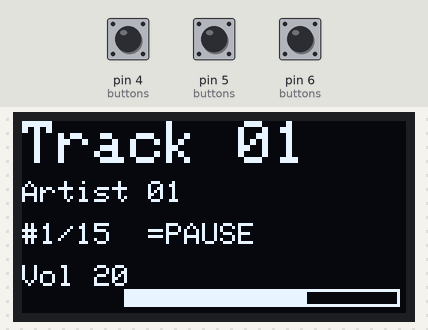
The sketch below on a simulated Arduino Nano, built with avr-gcc and run on an emulated ATmega328P. Shown: 128×64 one-colour display. The test bench sets the inputs (shaded band); at power-on: pin 4 (buttons) HIGH, pin 5 (buttons) HIGH, pin 6 (buttons) HIGH. The audio player accepts every command and is not drawn.

Above: at 2.2 s.
2.3 s: pin 4 (buttons) pulled LOW for 0.15 s
At 3.1 s:
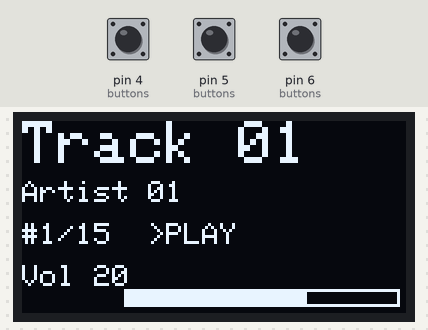
3.9 s: pin 4 (buttons) pulled LOW for 1 s
At 4.2 s:
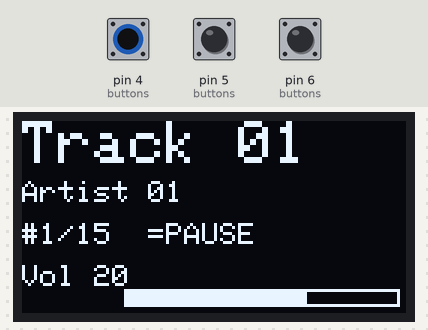
6.4 s: pin 5 (buttons) pulled LOW for 0.15 s
At 7.3 s:
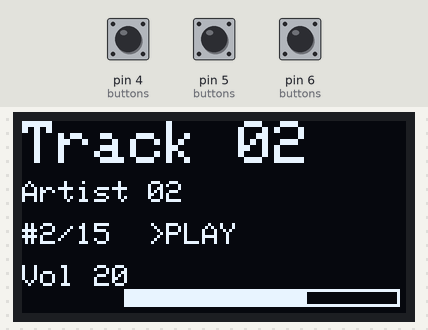
8.0 s: pin 5 (buttons) pulled LOW for 1 s
At 8.5 s:
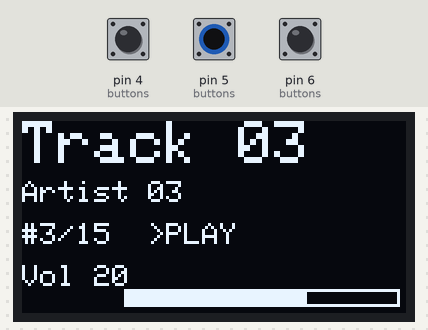
Timing chart, 0 to 11.0 s (numbered marks = the images above; inputs shaded):
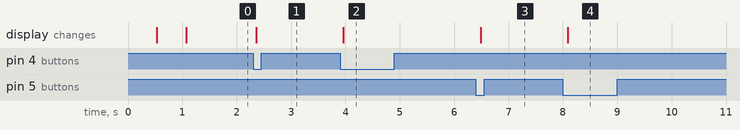

The sketch:

mp3-player-2.ino
```cpp
#include <Wire.h>
#include <Adafruit_GFX.h>
#include <Adafruit_SSD1306.h>
#include <SoftwareSerial.h>
#include <DFRobotDFPlayerMini.h>

// ---------------- Display ----------------
Adafruit_SSD1306 display(128, 64, &Wire, -1);
#define OLED_ADDR 0x3C            // <-- set to whatever your I2C scanner reported (0x3C or 0x3D)

// ---------------- DFPlayer ----------------
// SoftwareSerial(RX, TX): D2 = Nano RX  <- DFPlayer TX
//                         D3 = Nano TX  -> DFPlayer RX (through 1k resistor)
SoftwareSerial dfSerial(2, 3);
DFRobotDFPlayerMini player;

// ---------------- Buttons ----------------
const uint8_t BTN_PLAY = 4;
const uint8_t BTN_NEXT = 5;
const uint8_t BTN_PREV = 6;
const uint8_t buttons[] = {BTN_PLAY, BTN_NEXT, BTN_PREV};
const uint8_t NUM_BTNS = 3;

uint8_t lastReading[NUM_BTNS], stableState[NUM_BTNS];
unsigned long lastChange[NUM_BTNS];
const unsigned long DEBOUNCE_MS = 30;

// ---------------- Track table (placeholders, stored in flash) ----------------
const uint8_t NUM_TRACKS = 15;

const char t0[]  PROGMEM = "Track 01";   const char a0[]  PROGMEM = "Artist 01";
const char t1[]  PROGMEM = "Track 02";   const char a1[]  PROGMEM = "Artist 02";
const char t2[]  PROGMEM = "Track 03";   const char a2[]  PROGMEM = "Artist 03";
const char t3[]  PROGMEM = "Track 04";   const char a3[]  PROGMEM = "Artist 04";
const char t4[]  PROGMEM = "Track 05";   const char a4[]  PROGMEM = "Artist 05";
const char t5[]  PROGMEM = "Track 06";   const char a5[]  PROGMEM = "Artist 06";
const char t6[]  PROGMEM = "Track 07";   const char a6[]  PROGMEM = "Artist 07";
const char t7[]  PROGMEM = "Track 08";   const char a7[]  PROGMEM = "Artist 08";
const char t8[]  PROGMEM = "Track 09";   const char a8[]  PROGMEM = "Artist 09";
const char t9[]  PROGMEM = "Track 10";   const char a9[]  PROGMEM = "Artist 10";
const char t10[] PROGMEM = "Track 11";   const char a10[] PROGMEM = "Artist 11";
const char t11[] PROGMEM = "Track 12";   const char a11[] PROGMEM = "Artist 12";
const char t12[] PROGMEM = "Track 13";   const char a12[] PROGMEM = "Artist 13";
const char t13[] PROGMEM = "Track 14";   const char a13[] PROGMEM = "Artist 14";
const char t14[] PROGMEM = "Track 15";   const char a14[] PROGMEM = "Artist 15";

const char* const titles[]  PROGMEM = {t0,t1,t2,t3,t4,t5,t6,t7,t8,t9,t10,t11,t12,t13,t14};
const char* const artists[] PROGMEM = {a0,a1,a2,a3,a4,a5,a6,a7,a8,a9,a10,a11,a12,a13,a14};

// scratch for copying one string out of flash.
// MUST be >= longest title/artist length + 1. Bump this if your real names are longer.
char nameBuf[24];

void getTitle(uint8_t i)  { strncpy_P(nameBuf, (char*)pgm_read_word(&titles[i]),  sizeof(nameBuf)); nameBuf[sizeof(nameBuf)-1] = '\0'; }
void getArtist(uint8_t i) { strncpy_P(nameBuf, (char*)pgm_read_word(&artists[i]), sizeof(nameBuf)); nameBuf[sizeof(nameBuf)-1] = '\0'; }

// ---------------- Player state ----------------
int     volume    = 20;     // 0..30 — fixed at startup (no volume buttons in this build)
uint8_t track     = 0;      // 0-based index; DFPlayer file = track+1
bool    isPlaying = false;

void setup() {
  Serial.begin(115200);
  delay(500);

  for (uint8_t i = 0; i < NUM_BTNS; i++) {
    pinMode(buttons[i], INPUT_PULLUP);
    lastReading[i] = HIGH; stableState[i] = HIGH; lastChange[i] = 0;
  }

  if (!display.begin(SSD1306_SWITCHCAPVCC, OLED_ADDR)) {
    Serial.println(F("OLED fail")); while (true);
  }

  dfSerial.begin(9600);
  if (!player.begin(dfSerial)) {
    display.clearDisplay();
    display.setTextSize(1);
    display.setTextColor(SSD1306_WHITE);
    display.setCursor(0,0);
    display.println(F("DFPlayer not found"));
    display.display();
    Serial.println(F("DFPlayer not found - check TX/RX and SD card"));
    while (true);
  }

  player.volume(volume);
  updateDisplay();
}

bool pressed(uint8_t i) {
  uint8_t r = digitalRead(buttons[i]);
  if (r != lastReading[i]) { lastChange[i] = millis(); lastReading[i] = r; }
  if (millis() - lastChange[i] > DEBOUNCE_MS) {
    if (r != stableState[i]) { stableState[i] = r; if (r == LOW) return true; }
  }
  return false;
}

void updateDisplay() {
  display.clearDisplay();
  display.setTextColor(SSD1306_WHITE);

  // Track title (size 2)
  display.setTextSize(2);
  display.setCursor(0, 0);
  getTitle(track);
  display.println(nameBuf);

  // Artist (size 1)
  display.setTextSize(1);
  display.setCursor(0, 20);
  getArtist(track);
  display.println(nameBuf);

  // Track number + play state
  display.setCursor(0, 34);
  display.print(F("#"));
  display.print(track + 1);
  display.print(F("/"));
  display.print(NUM_TRACKS);
  display.print(F("  "));
  display.print(isPlaying ? F(">PLAY") : F("=PAUSE"));

  // Volume readout (fixed value, no bar-editing since there are no vol buttons)
  display.setCursor(0, 48);
  display.print(F("Vol "));
  display.print(volume);
  int barW = map(volume, 0, 30, 0, 90);
  display.drawRect(34, 56, 92, 6, SSD1306_WHITE);
  display.fillRect(35, 57, barW, 4, SSD1306_WHITE);

  display.display();
}

void playCurrent() {
  player.play(track + 1);   // DFPlayer files are 1-based
  isPlaying = true;
  updateDisplay();
}

void loop() {
  if (pressed(0)) {  // PLAY / PAUSE
    if (isPlaying) { player.pause(); isPlaying = false; }
    else           { player.start(); isPlaying = true;  }
    updateDisplay();
  }

  if (pressed(1)) {  // NEXT
    track = (track + 1) % NUM_TRACKS;
    playCurrent();
  }

  if (pressed(2)) {  // PREVIOUS
    track = (track == 0) ? NUM_TRACKS - 1 : track - 1;
    playCurrent();
  }
}
```

Measured:
- after the input at 2.3 s, the display: changes after 0.06 s (image 1)
- after the input at 3.9 s, the display: changes after 0.06 s (image 2)
- after the input at 6.4 s, the display: changes after 0.09 s (image 3)
- after the input at 8.0 s, the display: changes after 0.09 s (image 4)
